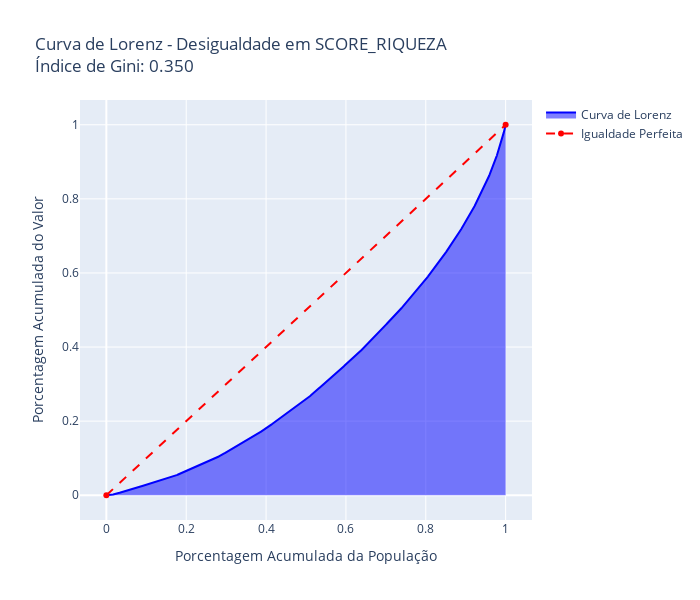
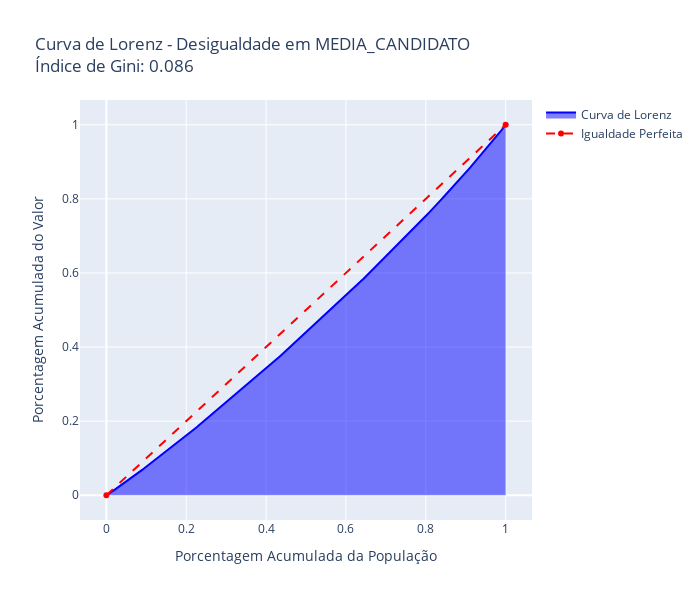

These figures' notebook cell, in order:
### Code cell
plot_lorenz_curve(sample, 'SCORE_RIQUEZA')
plot_lorenz_curve(sample, 'MEDIA_CANDIDATO')

### Figure 1 — Plotly figure (JSON) as saved in the notebook; plotly's stock layout.template omitted (floating-point values rounded to 4 significant figures; data arrays with more than 128 entries replaced by an {"elided": "..."} marker saying what was removed)
{"data": [{"fill": "tozeroy", "line": {"color": "blue"}, "name": "Curva de Lorenz", "type": "scatter", "x": {"elided": "3001 float values"}, "y": {"elided": "3001 float values"}}, {"line": {"color": "red", "dash": "dash"}, "name": "Igualdade Perfeita", "type": "scatter", "x": [0, 1], "y": [0, 1]}], "layout": {"height": 600, "title": {"text": "Curva de Lorenz - Desigualdade em SCORE_RIQUEZA<br>Índice de Gini: 0.350"}, "width": 700, "xaxis": {"title": {"text": "Porcentagem Acumulada da População"}}, "yaxis": {"title": {"text": "Porcentagem Acumulada do Valor"}}}}

### Figure 2 — Plotly figure (JSON) as saved in the notebook; plotly's stock layout.template omitted (floating-point values rounded to 4 significant figures; data arrays with more than 128 entries replaced by an {"elided": "..."} marker saying what was removed)
{"data": [{"fill": "tozeroy", "line": {"color": "blue"}, "name": "Curva de Lorenz", "type": "scatter", "x": {"elided": "3001 float values"}, "y": {"elided": "3001 float values"}}, {"line": {"color": "red", "dash": "dash"}, "name": "Igualdade Perfeita", "type": "scatter", "x": [0, 1], "y": [0, 1]}], "layout": {"height": 600, "title": {"text": "Curva de Lorenz - Desigualdade em MEDIA_CANDIDATO<br>Índice de Gini: 0.086"}, "width": 700, "xaxis": {"title": {"text": "Porcentagem Acumulada da População"}}, "yaxis": {"title": {"text": "Porcentagem Acumulada do Valor"}}}}
